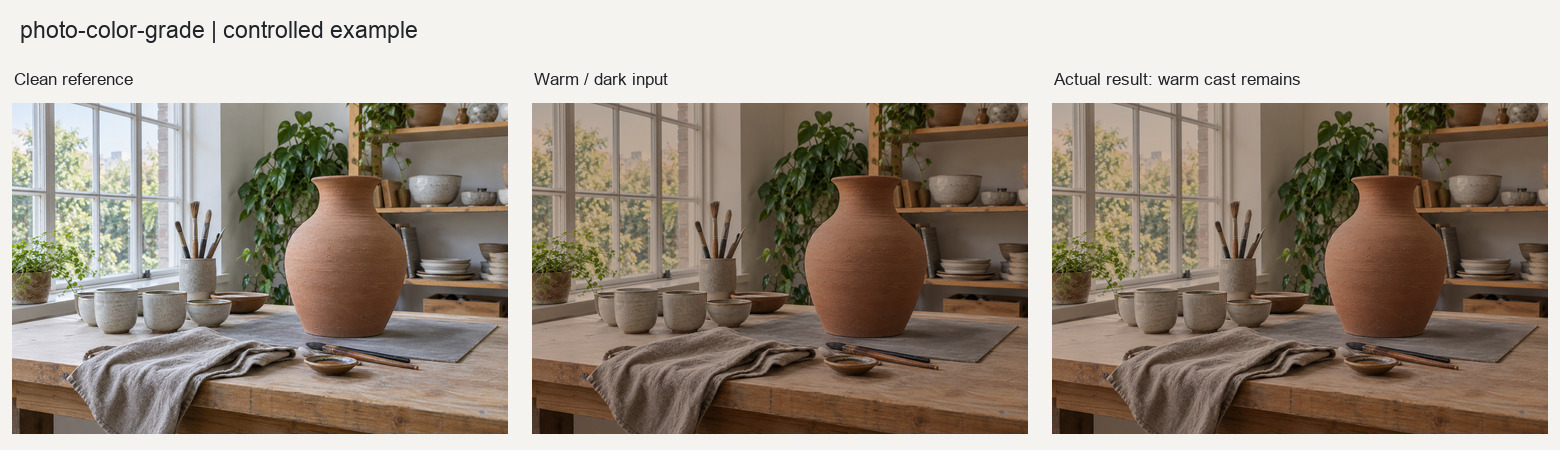
#> input picture photo-color-grade/examples/comparison.jpg, 1560 x 450 px
$ python -i color_engine.py   (imports and definitions only)
#> lines starting #> are read from the running program, lines starting #| are printed output that depends on the picture; after the words box and inside, x2 and y2 are one past the last pixel; in counts of white or black regions, pixels touching at a corner belong together
"""Deterministic image analysis and color operations.

The module deliberately exposes no command-line entrypoint. It operates on copies
of image data and never overwrites a source file.
"""

from __future__ import annotations

from dataclasses import dataclass
from pathlib import Path
from typing import Any

import cv2
import numpy as np
import tifffile
from PIL import Image, ImageOps

LDR_EXTENSIONS = {".jpg", ".jpeg", ".png", ".tif", ".tiff"}
RAW_EXTENSIONS = {
    ".3fr",
    ".arw",
    ".cr2",
    ".cr3",
    ".dng",
    ".erf",
    ".kdc",
    ".mos",
    ".mrw",
    ".nef",
    ".nrw",
    ".orf",
    ".pef",
    ".raf",
    ".raw",
    ".rw2",
    ".srw",
}


@dataclass(frozen=True)
class ImageData:
    path: Path
    rgb: np.ndarray
    source_dtype: str
    bit_depth: int
    source_format: str
    exif: bytes | None
    icc_profile: bytes | None
    orientation_normalized: bool


# [99 lines left out: functions _metadata_from_pillow, _normalize_numeric_image, load_image, not called in this run]


def _quantize(rgb: np.ndarray, bit_depth: int) -> np.ndarray:
    clipped = np.clip(rgb, 0.0, 1.0)
    if bit_depth > 8:
        return np.round(clipped * 65535.0).astype(np.uint16)
    return np.round(clipped * 255.0).astype(np.uint8)


# [46 lines left out: function save_image, not called in this run]


def _sample(rgb: np.ndarray, longest_side: int = 1200) -> np.ndarray:
#> called with longest_side = 1200
    height, width = rgb.shape[:2]
#> height = 450; width = 1560
    scale = min(1.0, longest_side / max(height, width))
#> scale = 0.769
    if scale == 1.0:
        return rgb
    return cv2.resize(
        rgb, (round(width * scale), round(height * scale)), interpolation=cv2.INTER_AREA
    )
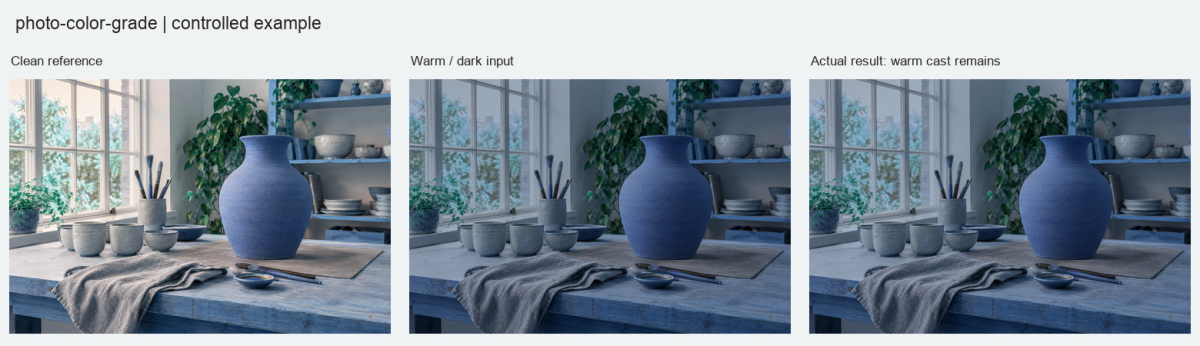
#> returned value: shape (346, 1200, 3); mean of channels 0, 1, 2 157.8, 146.2, 133.5; drawn as B, G, R


def perceptual_luminance(rgb: np.ndarray) -> np.ndarray:
    lab = cv2.cvtColor(rgb.astype(np.float32), cv2.COLOR_RGB2LAB)
#> lab: shape (346, 1200, 3) float32; mean of channels 0, 1, 2 100, 0, 0
    return np.clip(lab[..., 0] / 100.0, 0.0, 1.0)
#> returned value: shape (346, 1200) float32


def _skin_candidate_mask(rgb: np.ndarray) -> np.ndarray:
    u8 = _quantize(rgb, 8)
    ycrcb = cv2.cvtColor(u8, cv2.COLOR_RGB2YCrCb)
    hsv = cv2.cvtColor(rgb.astype(np.float32), cv2.COLOR_RGB2HSV)
    y, cr, cb = cv2.split(ycrcb)
    saturation = hsv[..., 1]
    return (
        (y > 38)
        & (cr >= 130)
        & (cr <= 180)
        & (cb >= 75)
        & (cb <= 138)
        & (saturation >= 0.08)
        & (saturation <= 0.78)
    )


def analyze_rgb(rgb: np.ndarray) -> dict[str, Any]:
    sampled = _sample(rgb)
    luminance = perceptual_luminance(sampled)
    hsv = cv2.cvtColor(sampled.astype(np.float32), cv2.COLOR_RGB2HSV)
#> hsv: shape (346, 1200, 3) float32; mean H, S, V 51.1, 0.2, 159
    saturation = np.clip(hsv[..., 1], 0.0, 1.0)
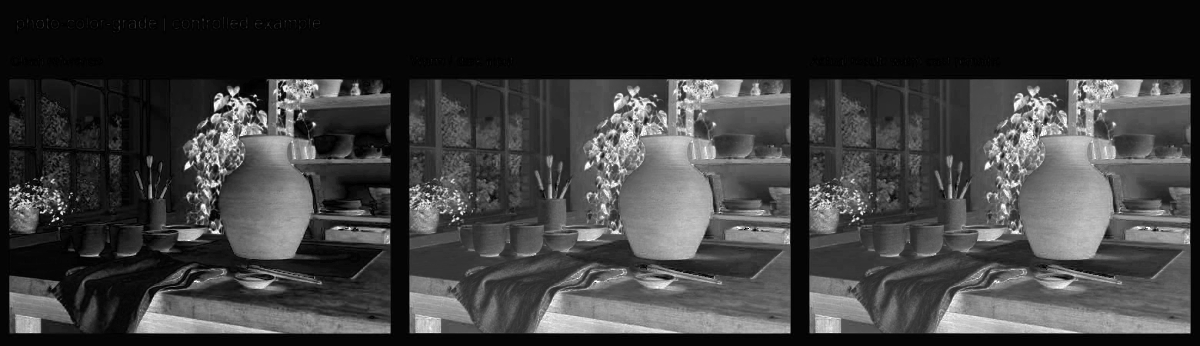
#> saturation: shape (346, 1200) float32; min 0, max 1, mean 0.24

    percentiles = np.percentile(luminance, [1, 5, 50, 95, 99])
#> percentiles = [1, 1, 1, 1, 1]
    p01, p05, p50, p95, p99 = [float(value) for value in percentiles]
#> p01 = 1; p05 = 1; p50 = 1; p95 = 1; p99 = 1
    highlight_clip = float(np.mean(np.max(sampled, axis=2) >= 0.998) * 100.0)
#> highlight_clip = 100
    shadow_clip = float(np.mean(np.max(sampled, axis=2) <= 0.002) * 100.0)
#> shadow_clip = 0

    mid = (luminance >= 0.16) & (luminance <= 0.84)
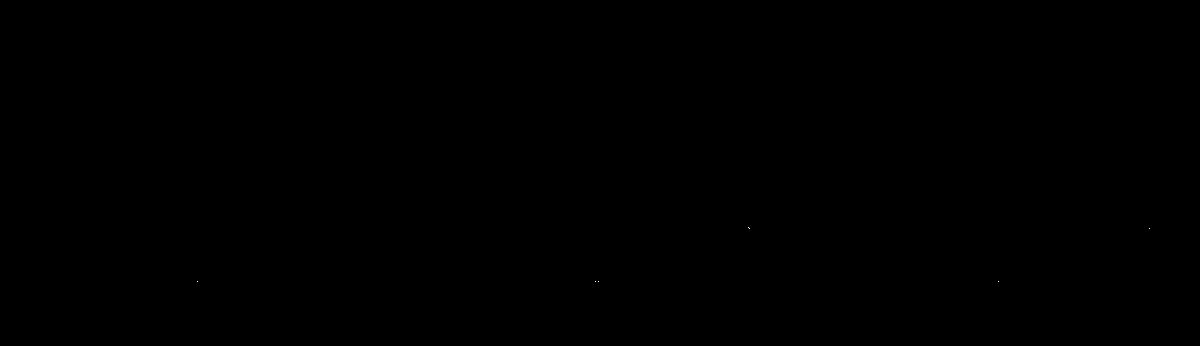
#> mid: shape (346, 1200) bool; 0% white in thin lines or dots, all inside (x1, y1, x2, y2) = (197, 227, 1150, 282)
    if np.any(mid):
        threshold = min(0.18, float(np.percentile(saturation[mid], 18)) + 0.015)
#> threshold = 0.18
        neutral_mask = mid & (saturation <= threshold)
#> neutral_mask: shape (346, 1200) bool; every value is 0
    else:
        neutral_mask = np.zeros_like(luminance, dtype=bool)

    neutral_coverage = float(np.mean(neutral_mask))
#> neutral_coverage = 0
    if np.count_nonzero(neutral_mask) >= 64:
        neutral_rgb = np.median(sampled[neutral_mask], axis=0)
        red, green, blue = [max(float(value), 1e-5) for value in neutral_rgb]
        raw_gains = np.array([green / red, 1.0, green / blue], dtype=np.float32)
        gains = np.clip(raw_gains, 0.92, 1.08)
        neutral_sat = float(np.median(saturation[neutral_mask]))
        coverage_score = min(1.0, neutral_coverage / 0.08)
        purity_score = np.clip((0.18 - neutral_sat) / 0.15, 0.0, 1.0)
        wb_confidence = float(coverage_score * purity_score)
    else:
        neutral_rgb = np.array([0.0, 0.0, 0.0], dtype=np.float32)
        raw_gains = np.ones(3, dtype=np.float32)
        gains = raw_gains.copy()
        neutral_sat = 1.0
        wb_confidence = 0.0

    skin_mask = _skin_candidate_mask(sampled)
#> in _quantize, `clipped = np.clip(rgb, 0.0, 1.0)`:
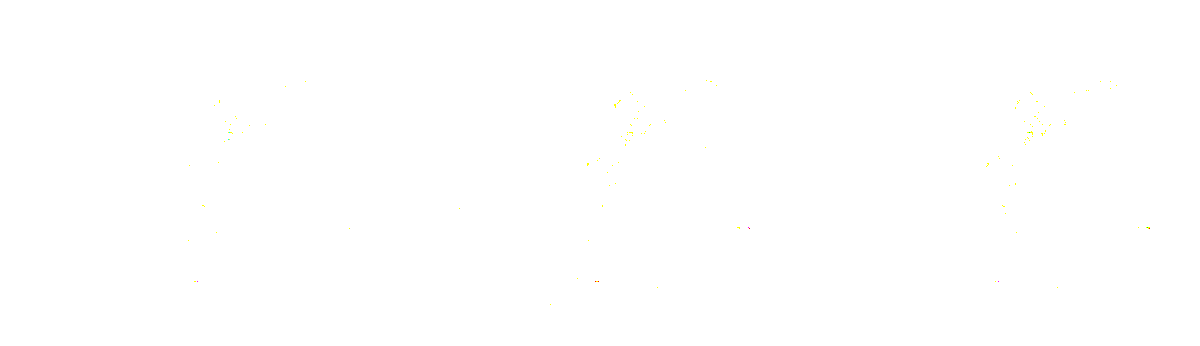
#> clipped: shape (346, 1200, 3) float64; mean R, G, B 1, 1, 1
#> in _skin_candidate_mask, `ycrcb = cv2.cvtColor(u8, cv2.COLOR_RGB2YCrCb)`: ycrcb: shape (346, 1200, 3); mean of channels 0, 1, 2 255, 128, 127.9
#> in _skin_candidate_mask, `y, cr, cb = cv2.split(ycrcb)`:
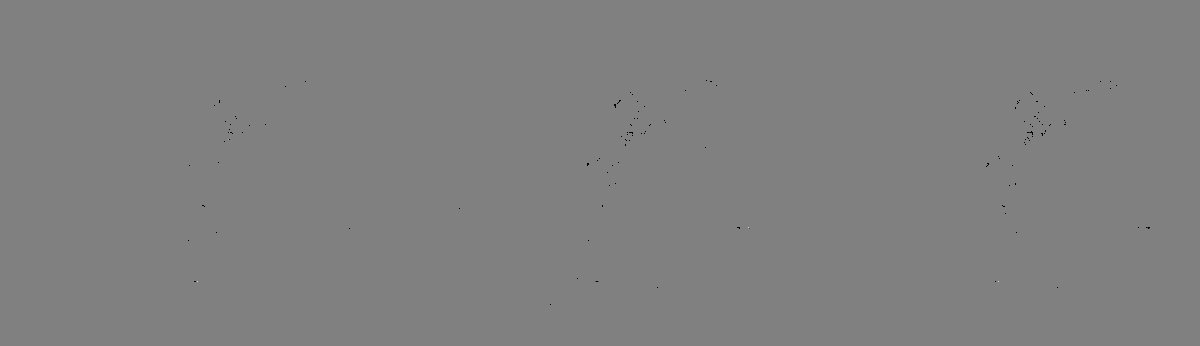
#> cb: shape (346, 1200); min 1, max 213, mean 127.9
    skin_coverage = float(np.mean(skin_mask) * 100.0)
#> skin_coverage = 0
    dynamic_range = float(np.log2(max(p99, 1e-4) / max(p01, 1e-4)))
#> dynamic_range = 0
    scene_key = "low" if p50 < 0.28 else "high" if p50 > 0.62 else "normal"
#> scene_key = 'high'

    return {
        "luminance": {
            "p01": round(p01, 6),
            "p05": round(p05, 6),
            "p50": round(p50, 6),
            "p95": round(p95, 6),
            "p99": round(p99, 6),
            "dynamic_range_stops": round(dynamic_range, 3),
            "scene_key": scene_key,
        },
        "clipping": {
            "highlight_pct": round(highlight_clip, 6),
            "shadow_pct": round(shadow_clip, 6),
        },
        "saturation": {
            "median": round(float(np.median(saturation)), 6),
            "p90": round(float(np.percentile(saturation, 90)), 6),
        },
        "white_balance": {
            "candidate_coverage_pct": round(neutral_coverage * 100.0, 4),
            "candidate_median_saturation": round(neutral_sat, 6),
            "candidate_rgb": [round(float(value), 6) for value in neutral_rgb],
            "raw_gains": [round(float(value), 6) for value in raw_gains],
            "bounded_gains": [round(float(value), 6) for value in gains],
            "confidence": round(wb_confidence, 6),
            "recommended": wb_confidence >= 0.45
            and float(np.max(np.abs(gains - 1.0))) >= 0.008,
        },
        "skin_candidate_pct": round(skin_coverage, 4),
    }


# [40 lines left out: function build_technical_plan, not called in this run]


def _srgb_to_linear(rgb: np.ndarray) -> np.ndarray:
    return np.where(rgb <= 0.04045, rgb / 12.92, ((rgb + 0.055) / 1.055) ** 2.4)


# [177 lines left out: functions _linear_to_srgb, _adjust_luminance, apply_technical, _targeted_saturation, apply_creative_look, reference_statistics and 1 more, not called in this run]

>>> import cv2
>>> picture = cv2.cvtColor(cv2.imread('../examples/comparison.jpg'), cv2.COLOR_BGR2RGB)
>>> result = analyze_rgb(picture)
#> result = 5 items
